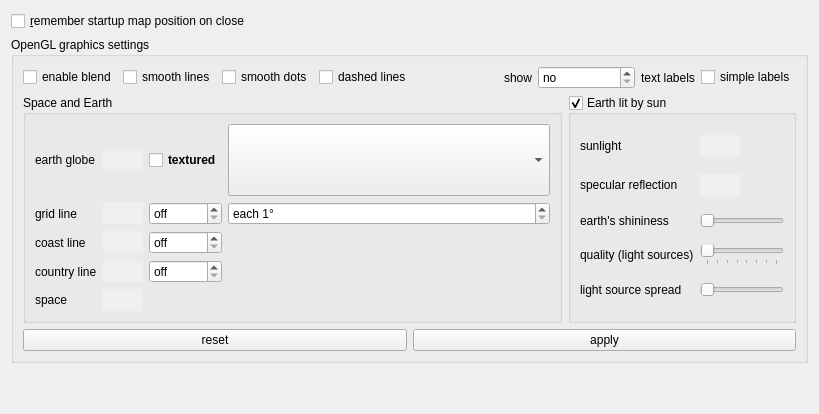
     <widget class="QWidget" name="tabDisp1">
      <attribute name="title">
       <string>Display (general)</string>
      </attribute>
      <layout class="QVBoxLayout" name="verticalLayout_12">
       <item>
        <widget class="QCheckBox" name="cbRememberMapPositionOnClose">
         <property name="text">
          <string>&amp;remember startup map position on close</string>
         </property>
        </widget>
       </item>
       <item>
        <widget class="QGroupBox" name="groupOpenGL">
         <property name="title">
          <string>OpenGL graphics settings</string>
         </property>
         <layout class="QVBoxLayout" name="verticalLayout_13">
          <item>
           <layout class="QGridLayout" name="gridLayout_9">
            <item row="0" column="0">
             <widget class="QCheckBox" name="cbBlend">
              <property name="toolTip">
               <string>In some rare circumstances, it may be needed to disable Blending. It is a pity because it won't look nice without.
Please give us feedback if you encounter such situations - we are researching that.</string>
              </property>
              <property name="text">
               <string>enable blend</string>
              </property>
             </widget>
            </item>
            <item row="0" column="1">
             <widget class="QCheckBox" name="cbLineSmoothing">
              <property name="toolTip">
               <string>Smooth / rounded / anti-aliased lines. 
Depends completely on your graphics hardware plus device driver.</string>
              </property>
              <property name="text">
               <string>smooth lines</string>
              </property>
             </widget>
            </item>
            <item row="0" column="2">
             <widget class="QCheckBox" name="cbDotSmoothing">
              <property name="toolTip">
               <string>Smooth / round / anti-aliased dots. 
Depends completely on your graphics hardware plus device driver.</string>
              </property>
              <property name="text">
               <string>smooth dots</string>
              </property>
             </widget>
            </item>
            <item row="0" column="4">
             <spacer name="horizontalSpacer_11">
              <property name="orientation">
               <enum>Qt::Horizontal</enum>
              </property>
              <property name="sizeHint" stdset="0">
               <size>
                <width>40</width>
                <height>20</height>
               </size>
              </property>
             </spacer>
            </item>
            <item row="0" column="6">
             <widget class="QLabel" name="label_29">
              <property name="text">
               <string>show</string>
              </property>
             </widget>
            </item>
            <item row="0" column="7">
             <widget class="QSpinBox" name="sbMaxTextLabels">
              <property name="toolTip">
               <string>Labels seem to have the biggest impact on Rendering performance.</string>
              </property>
              <property name="specialValueText">
               <string>no</string>
              </property>
              <property name="accelerated">
               <bool>true</bool>
              </property>
              <property name="prefix">
               <string>max. </string>
              </property>
              <property name="maximum">
               <number>999999</number>
              </property>
              <property name="singleStep">
               <number>10</number>
              </property>
             </widget>
            </item>
            <item row="0" column="8">
             <widget class="QLabel" name="label_32">
              <property name="text">
               <string>text labels</string>
              </property>
             </widget>
            </item>
            <item row="0" column="3">
             <widget class="QCheckBox" name="glStippleLines">
              <property name="toolTip">
               <string>To deactivate dashed lines can increase performance. I don't know why this is so intensive, but a performance increase x3 is confirmed on an Intel-onboard chip.</string>
              </property>
              <property name="text">
               <string>dashed lines</string>
              </property>
             </widget>
            </item>
            <item row="0" column="9">
             <widget class="QCheckBox" name="cbSimpleLabels">
              <property name="toolTip">
               <string>Labels are not checked if they overlap with others.
Can greatly improve performance but 'clickspots' will be only the lower lefts of the texts and texts might 
be badly aligned with objects.
You will need to increase the number on the left because we won't be able to check if a label is on-screen,
so we just count every single label painted. (Renders directly in the 3D-space rather than on the 2D-screen)</string>
              </property>
              <property name="text">
               <string>simple labels</string>
              </property>
             </widget>
            </item>
           </layout>
          </item>
          <item>
           <layout class="QHBoxLayout" name="horizontalLayout_8" stretch="2,1">
            <item>
             <widget class="QGroupBox" name="groupBoxEarthSpace">
              <property name="title">
               <string>Space and Earth</string>
              </property>
              <layout class="QGridLayout" name="_8">
               <item row="1" column="0">
                <widget class="QLabel" name="label_7">
                 <property name="text">
                  <string>earth globe</string>
                 </property>
                 <property name="buddy">
                  <cstring>pbGlobeColor</cstring>
                 </property>
                </widget>
               </item>
               <item row="2" column="0">
                <widget class="QLabel" name="label_8">
                 <property name="text">
                  <string>grid line</string>
                 </property>
                 <property name="buddy">
                  <cstring>pbGridLineColor</cstring>
                 </property>
                </widget>
               </item>
               <item row="1" column="1">
                <widget class="QPushButton" name="pbGlobeColor">
                 <property name="toolTip">
                  <string>The Earth's standard color. This will also affect the texture, if chosen.</string>
                 </property>
                 <property name="autoFillBackground">
                  <bool>true</bool>
                 </property>
                 <property name="flat">
                  <bool>true</bool>
                 </property>
                </widget>
               </item>
               <item row="2" column="1">
                <widget class="QPushButton" name="pbGridLineColor">
                 <property name="autoFillBackground">
                  <bool>true</bool>
                 </property>
                 <property name="flat">
                  <bool>true</bool>
                 </property>
                </widget>
               </item>
               <item row="3" column="0">
                <widget class="QLabel" name="label_10">
                 <property name="text">
                  <string>coast line</string>
                 </property>
                 <property name="buddy">
                  <cstring>pbCoastLineColor</cstring>
                 </property>
                </widget>
               </item>
               <item row="3" column="1">
                <widget class="QPushButton" name="pbCoastLineColor">
                 <property name="autoFillBackground">
                  <bool>true</bool>
                 </property>
                 <property name="flat">
                  <bool>true</bool>
                 </property>
                </widget>
               </item>
               <item row="4" column="0">
                <widget class="QLabel" name="label_12">
                 <property name="text">
                  <string>country line</string>
                 </property>
                 <property name="buddy">
                  <cstring>pbCountryLineColor</cstring>
                 </property>
                </widget>
               </item>
               <item row="4" column="1">
                <widget class="QPushButton" name="pbCountryLineColor">
                 <property name="autoFillBackground">
                  <bool>true</bool>
                 </property>
                 <property name="flat">
                  <bool>true</bool>
                 </property>
                </widget>
               </item>
               <item row="2" column="3">
                <widget class="QDoubleSpinBox" name="sbGridLineStrength">
                 <property name="toolTip">
                  <string>set to 0 to deactivate.</string>
                 </property>
                 <property name="specialValueText">
                  <string>off</string>
                 </property>
                 <property name="suffix">
                  <string> px</string>
                 </property>
                 <property name="decimals">
                  <number>1</number>
                 </property>
                 <property name="minimum">
                  <double>0.000000000000000</double>
                 </property>
                 <property name="maximum">
                  <double>10.000000000000000</double>
                 </property>
                 <property name="singleStep">
                  <double>0.100000000000000</double>
                 </property>
                 <property name="value">
                  <double>0.000000000000000</double>
                 </property>
                </widget>
               </item>
               <item row="3" column="3">
                <widget class="QDoubleSpinBox" name="sbCoastLineStrength">
                 <property name="toolTip">
                  <string>set to 0 to deactivate.</string>
                 </property>
                 <property name="specialValueText">
                  <string>off</string>
                 </property>
                 <property name="suffix">
                  <string> px</string>
                 </property>
                 <property name="decimals">
                  <number>1</number>
                 </property>
                 <property name="minimum">
                  <double>0.000000000000000</double>
                 </property>
                 <property name="maximum">
                  <double>10.000000000000000</double>
                 </property>
                 <property name="singleStep">
                  <double>0.100000000000000</double>
                 </property>
                 <property name="value">
                  <double>0.000000000000000</double>
                 </property>
                </widget>
               </item>
               <item row="4" column="3">
                <widget class="QDoubleSpinBox" name="sbCountryLineStrength">
                 <property name="toolTip">
                  <string>set to 0 to deactivate.</string>
                 </property>
                 <property name="specialValueText">
                  <string>off</string>
                 </property>
                 <property name="suffix">
                  <string> px</string>
                 </property>
                 <property name="decimals">
                  <number>1</number>
                 </property>
                 <property name="minimum">
                  <double>0.000000000000000</double>
                 </property>
                 <property name="maximum">
                  <double>10.000000000000000</double>
                 </property>
                 <property name="singleStep">
                  <double>0.100000000000000</double>
                 </property>
                 <property name="value">
                  <double>0.000000000000000</double>
                 </property>
                </widget>
               </item>
               <item row="2" column="4">
                <widget class="QSpinBox" name="sbEarthGridEach">
                 <property name="toolTip">
                  <string>Draw a grid line on the globe each &lt;this value&gt;.</string>
                 </property>
                 <property name="accelerated">
                  <bool>true</bool>
                 </property>
                 <property name="suffix">
                  <string>°</string>
                 </property>
                 <property name="prefix">
                  <string>each </string>
                 </property>
                 <property name="minimum">
                  <number>1</number>
                 </property>
                 <property name="maximum">
                  <number>360</number>
                 </property>
                </widget>
               </item>
               <item row="1" column="3">
                <widget class="QCheckBox" name="glTextures">
                 <property name="font">
                  <font>
                   <bold>true</bold>
                  </font>
                 </property>
                 <property name="toolTip">
                  <string>Overlay a picture over the whole Earth.
The texture is affected by the colour chosen for the Globe.</string>
                 </property>
                 <property name="text">
                  <string>textured</string>
                 </property>
                </widget>
               </item>
               <item row="1" column="4">
                <widget class="QComboBox" name="glTextureEarth">
                 <property name="toolTip">
                  <string>GETS DYNAMICALLY OVERWRITTEN</string>
                 </property>
                 <property name="sizeAdjustPolicy">
                  <enum>QComboBox::AdjustToMinimumContentsLengthWithIcon</enum>
                 </property>
                 <property name="minimumContentsLength">
                  <number>20</number>
                 </property>
                 <property name="iconSize">
                  <size>
                   <width>128</width>
                   <height>64</height>
                  </size>
                 </property>
                </widget>
               </item>
               <item row="5" column="0">
                <widget class="QLabel" name="label_6">
                 <property name="text">
                  <string>space</string>
                 </property>
                 <property name="buddy">
                  <cstring>pbBackgroundColor</cstring>
                 </property>
                </widget>
               </item>
               <item row="5" column="1">
                <widget class="QPushButton" name="pbBackgroundColor">
                 <property name="toolTip">
                  <string>The background (space) color.</string>
                 </property>
                 <property name="autoFillBackground">
                  <bool>true</bool>
                 </property>
                 <property name="flat">
                  <bool>true</bool>
                 </property>
                </widget>
               </item>
              </layout>
             </widget>
            </item>
            <item>
             <widget class="QGroupBox" name="cbLighting">
              <property name="toolTip">
               <string>This enables OpenGL lighting. The sunrays will hit the Earth from the specified sources with the specified colour. You can adjust the effect by choosing a darker light colour.</string>
              </property>
              <property name="title">
               <string>Earth lit by sun</string>
              </property>
              <property name="checkable">
               <bool>true</bool>
              </property>
              <layout class="QGridLayout" name="_7">
               <item row="0" column="0">
                <widget class="QLabel" name="label_13">
                 <property name="text">
                  <string>sunlight</string>
                 </property>
                 <property name="buddy">
                  <cstring>pbSunLightColor</cstring>
                 </property>
                </widget>
               </item>
               <item row="0" column="1">
                <widget class="QPushButton" name="pbSunLightColor">
                 <property name="sizePolicy">
                  <sizepolicy hsizetype="Maximum" vsizetype="Fixed">
                   <horstretch>0</horstretch>
                   <verstretch>0</verstretch>
                  </sizepolicy>
                 </property>
                 <property name="toolTip">
                  <string>The sun hits the earth with this color. The darker the color, the less effect.</string>
                 </property>
                 <property name="autoFillBackground">
                  <bool>true</bool>
                 </property>
                 <property name="flat">
                  <bool>true</bool>
                 </property>
                </widget>
               </item>
               <item row="3" column="1">
                <widget class="QSlider" name="glLights">
                 <property name="toolTip">
                  <string>To get a bigger dusk/dawn field, we use more light sources, all a bit distributed. With each tick you are adding one light source. Higher values might decrease performance.</string>
                 </property>
                 <property name="minimum">
                  <number>1</number>
                 </property>
                 <property name="maximum">
                  <number>8</number>
                 </property>
                 <property name="pageStep">
                  <number>3</number>
                 </property>
                 <property name="orientation">
                  <enum>Qt::Horizontal</enum>
                 </property>
                 <property name="tickPosition">
                  <enum>QSlider::TicksBelow</enum>
                 </property>
                 <property name="tickInterval">
                  <number>1</number>
                 </property>
                </widget>
               </item>
               <item row="3" column="0">
                <widget class="QLabel" name="label_24">
                 <property name="text">
                  <string>quality (light sources)</string>
                 </property>
                </widget>
               </item>
               <item row="4" column="1">
                <widget class="QSlider" name="glLightsSpread">
                 <property name="toolTip">
                  <string>We are distributing the light sources to get the wanted effect. On maximum, the sources are 90° apart, on minimum 1°. This affects the smoothness of dusk/dawn areas.</string>
                 </property>
                 <property name="minimum">
                  <number>1</number>
                 </property>
                 <property name="maximum">
                  <number>90</number>
                 </property>
                 <property name="orientation">
                  <enum>Qt::Horizontal</enum>
                 </property>
                </widget>
               </item>
               <item row="4" column="0">
                <widget class="QLabel" name="label_26">
                 <property name="text">
                  <string>light source spread</string>
                 </property>
                </widget>
               </item>
               <item row="1" column="0">
                <widget class="QLabel" name="label_22">
                 <property name="text">
                  <string>specular reflection</string>
                 </property>
                 <property name="buddy">
                  <cstring>pbSpecularLightColor</cstring>
                 </property>
                </widget>
               </item>
               <item row="1" column="1">
                <widget class="QPushButton" name="pbSpecularLightColor">
                 <property name="sizePolicy">
                  <sizepolicy hsizetype="Maximum" vsizetype="Fixed">
                   <horstretch>0</horstretch>
                   <verstretch>0</verstretch>
                  </sizepolicy>
                 </property>
                 <property name="toolTip">
                  <string>You might want this (fairly unrealistic) reflection of the sun on the earth surface. Set this to black to disable this effect, the specular.</string>
                 </property>
                 <property name="autoFillBackground">
                  <bool>true</bool>
                 </property>
                 <property name="flat">
                  <bool>true</bool>
                 </property>
                </widget>
               </item>
               <item row="2" column="0">
                <widget class="QLabel" name="label_20">
                 <property name="text">
                  <string>earth's shininess</string>
                 </property>
                </widget>
               </item>
               <item row="2" column="1">
                <widget class="QSlider" name="glEarthShininess">
                 <property name="toolTip">
                  <string>The higher the value, the more &quot;hard&quot; the earth looks, like polished metal. This affects specular reflection.</string>
                 </property>
                 <property name="maximum">
                  <number>128</number>
                 </property>
                 <property name="orientation">
                  <enum>Qt::Horizontal</enum>
                 </property>
                </widget>
               </item>
              </layout>
             </widget>
            </item>
           </layout>
          </item>
          <item>
           <layout class="QHBoxLayout" name="horizontalLayout_5">
            <item>
             <widget class="QPushButton" name="buttonResetEarthSpace">
              <property name="toolTip">
               <string>Set standard values for all settings in this group.</string>
              </property>
              <property name="text">
               <string>reset</string>
              </property>
             </widget>
            </item>
            <item>
             <widget class="QPushButton" name="pbReinitOpenGl">
              <property name="toolTip">
               <string>re-initialize OpenGL engine to reflect the settings</string>
              </property>
              <property name="text">
               <string>apply</string>
              </property>
             </widget>
            </item>
           </layout>
          </item>
         </layout>
        </widget>
       </item>
       <item>
        <spacer>
         <property name="orientation">
          <enum>Qt::Vertical</enum>
         </property>
         <property name="sizeHint" stdset="0">
          <size>
           <width>20</width>
           <height>40</height>
          </size>
         </property>
        </spacer>
       </item>
      </layout>
     </widget>
